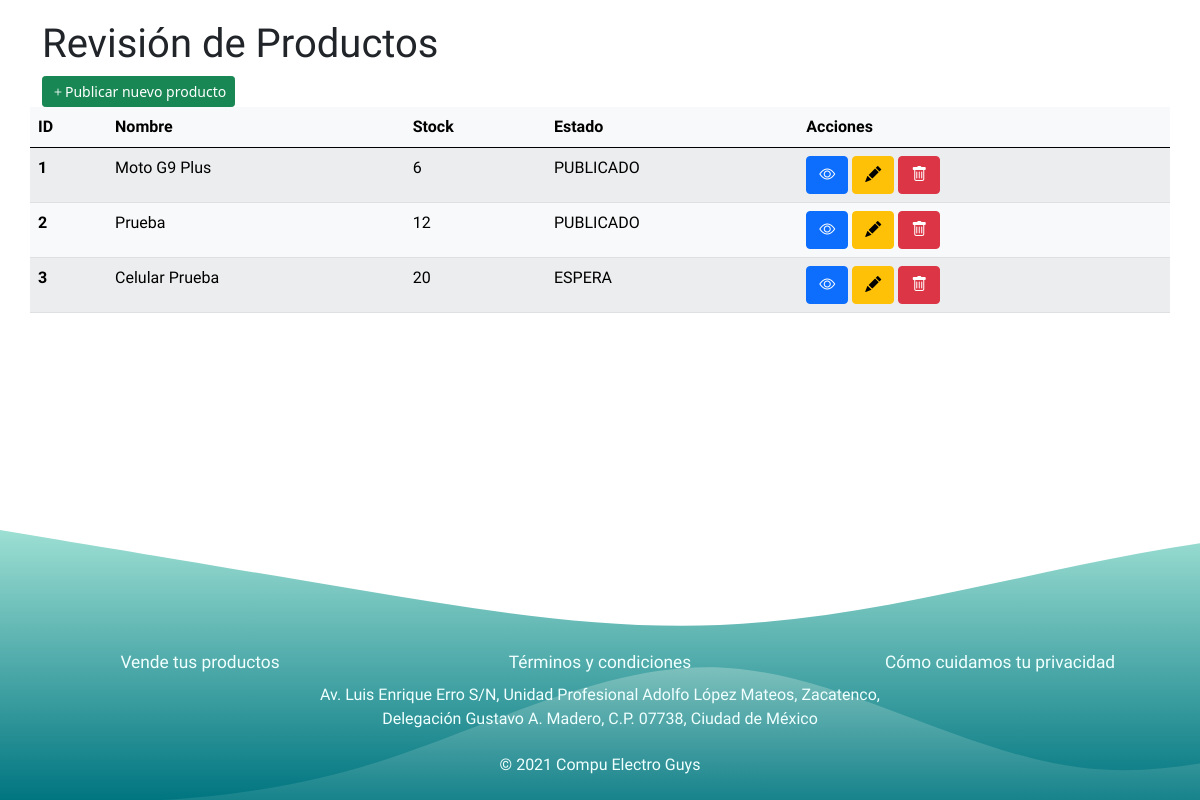
The app's page /productosVendedor.php (signed in) with its own data.
### tables this page shows
CREATE TABLE `catalogodeproductos` (
  `id` int(11) NOT NULL,
  `vendedor_id` int(11) NOT NULL,
  `producto_id` int(11) NOT NULL,
  `avgcalificacion` int(11) DEFAULT NULL
);

CREATE TABLE `producto` (
  `id` int(11) NOT NULL,
  `nombre` varchar(45) NOT NULL,
  `stock` int(11) NOT NULL,
  `estado` varchar(45) DEFAULT NULL,
  `calificacion` int(11) DEFAULT NULL,
  `listacategorias_id` int(11) NOT NULL,
  `descripcion_id` int(11) NOT NULL
);

### html/productosVendedor.php (the view, shortened to what this page needs)
<!DOCTYPE html>
<html>
<head>
    <link href="https://cdn.jsdelivr.net/npm/bootstrap@5.0.1/dist/css/bootstrap.min.css" rel="stylesheet">
    <link rel="stylesheet" href="https://cdn.jsdelivr.net/npm/bootstrap-icons@1.5.0/font/bootstrap-icons.css">
    <link rel="stylesheet" href="../css/navbar.css">
    <link rel="stylesheet" href="../css/verDetalles.css">
    <link rel="stylesheet" href="../css/adminTables.css">
</head>
<body>
    <div class="position-fixed bottom-0 end-0 p-3" style="z-index: 5">
    </div>
	<main class="contenedor">
		<div class="container details-product">
	        <div class="row justify-content-md-center">
                <h1>Revisión de Productos</h1>
                <div class="d-grid gap-2 d-md-block">
                    <a href="./registrarProductoNuevo.php" class='btn btn-success btn-sm'>
                    <i class='bi bi-plus'></i>Publicar nuevo producto</a>
                </div>
                <table class="table table-light table-striped">
                    <thead>
                      <tr>
                        <th scope="col">ID</th>
                        <th scope="col">Nombre</th>
                        <th scope="col">Stock</th>
                        <th scope="col">Estado</th>
                        <th scope="col">Acciones</th>
                      </tr>
                    </thead>
                    <tbody>
						<?php
						require '../assets/connections/database.php';
						$id_vendedor = $_SESSION['id_vendedor'];
						$sentencia = "SELECT cptos.id, pto.nombre, pto.stock, pto.estado FROM catalogodeproductos cptos, producto pto
						WHERE cptos.producto_id = pto.id AND vendedor_id = '$id_vendedor'";
						$ejecutar = $con->query($sentencia);
						while ($datos = $ejecutar->fetch_assoc()) {
							$id = $datos['id'];
							$nombre = $datos['nombre'];
							$stock = $datos['stock'];
							$estado = $datos['estado'];
							echo "<tr>";
							echo "<th scope='row'>$id</th>";
							echo "<td>$nombre</th>";
							echo "<td>$stock</th>";
							echo "<td>$estado</th>";
							echo "<td>
								<a href='verDetalles.php?id_producto=$id' class='btn btn-primary' title='Vista previa del Producto'><i class='bi bi-eye'></i></a>
								<a href='editarProducto.html?id=$id' type='button' class='btn btn-warning' title='Editar Producto' id='liveToastBtnAprobar'><i class='bi bi-pencil-fill'></i></a>
								<button type='button' class='btn btn-danger' title='Eliminar Producto' data-bs-toggle='modal' data-bs-target='#exampleModal'>
                                	<i class='bi bi-trash'></i>
                            	</button> </td>";
							echo "</tr>";
						  }
						?>
                    </tbody>
                </table>
	        </div>
	    </div>
    </main>
    <?php
        require '../assets/navs/footer.php';
	 ?>
</body>
</html>

### assets/navs/footer.php
<footer class="row">
		<div class="col col-4">
			<a href="#">Vende tus productos</a>
		</div>
		<div class="col col-4">
			<a href="#">Términos y condiciones</a>
		</div>
		<div class="col col-4">
			<a href="#">Cómo cuidamos tu privacidad</a>
		</div>
		<div class="col-3"></div>
		<div class="col col-6">
			<p>
				Av. Luis Enrique Erro S/N, Unidad Profesional Adolfo López Mateos, Zacatenco, Delegación Gustavo A. Madero, C.P. 07738, Ciudad de México
			</p>
		</div>
		<div class="col-3"></div>
		<div class="col-3"></div>
		<div class="col col-6">
			<p>
				© 2021 Compu Electro Guys
			</p>
		</div>
		<div class="col-3"></div>
</footer>

### css/navbar.css (style rules this page uses)
html { min-height: 100%; position: relative; }
body { margin-bottom: 300px; }
footer.row { background-image: url(../img/wave.svg); background-repeat: no-repeat; background-size: cover; width: 100% !important; min-height: 300px; margin: auto !important; box-sizing: border-box; padding-top: 150px; font-family: 'Barlow Semi Condensed', sans-serif; bottom: 0; position: absolute; color: azure; }
footer.row .col { text-align: center; }
footer.row .col a { color: azure; text-decoration: none; font-size: 13pt; }

### css/verDetalles.css (style rules this page uses)
.details-product { margin-top: 20px; }

### css/adminTables.css (style rules this page uses)
h1, h2, h3, table { font-family: 'Inconsolata', monospace; }

### records on screen
catalogodeproductos: id "1", producto.nombre "Moto G9 Plus", producto.stock "6", producto.estado "PUBLICADO"
catalogodeproductos: id "2", producto.nombre "Prueba", producto.stock "12", producto.estado "PUBLICADO"
catalogodeproductos: id "3", producto.nombre "Celular Prueba", producto.stock "20", producto.estado "ESPERA"
